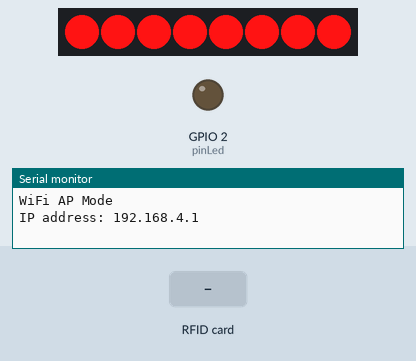
Bench run of a sketch on a simulated ESP32. On the bench: 8 RGB LEDs in strip order, left to right, output pins drawn as LEDs (lit = HIGH), the last lines printed to the serial monitor. The test bench sets the inputs (shaded band). Dim RGB values are drawn brighter than linear.

Above: at 1.13 s.
1.3 s: RFID card 7F E8 02 51 held to the reader
At 1.36 s:
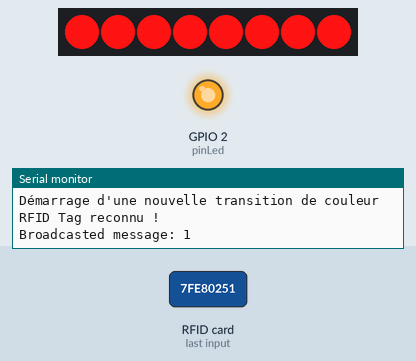
3.0 s: RFID card 7F E8 02 51 held to the reader
At 3.32 s:
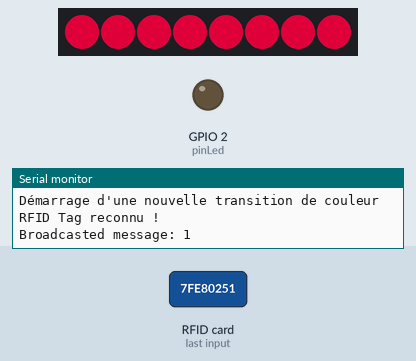
5.1 s: RFID card 5E 7A 19 C4 held to the reader
At 6.57 s:
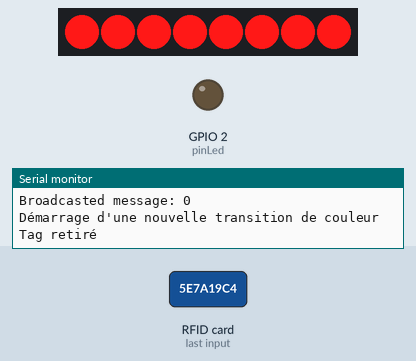
Timing chart, 0 to 12.8 s (numbered marks = the images above; inputs shaded):
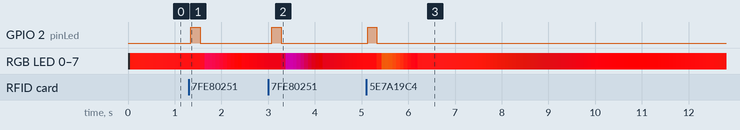

The sketch:

ESP32-DEV-Module.ino
```cpp
#include <Arduino.h>
#include <WiFi.h>
#include <WiFiUdp.h>
#include <Adafruit_NeoPixel.h>
#include <MFRC522.h>
#include <SPI.h>

/*
PIN MFRC522 :
SDA(SS) D5 GPIO5
SCK D18 GPIO18
MOSI D23 GPIO23/MOSI
MISO D19 GPIO19/MISO
IRQ NOt USE
GND to GND
RST D21 GPIO21
3.3V to 3.3V

PIN LED:
RED VIN/(5V)
Yellow D16 RX2/GPIO16
Black GND
*/

// Network credentials
const char* ssid = "Compsognathus-Network";
const char* password = "Compsognathus-Password";

const unsigned int localUdpPort = 4210;
WiFiUDP udp;

const uint8_t EXPECTED_UID[] = {0x7F, 0xE8, 0x02, 0x51};
const uint8_t EXPECTED_UID_SIZE = sizeof(EXPECTED_UID);

const int pinLed = 2;

// Définition des broches SPI pour ESP32
#define SS_PIN  5
#define RST_PIN 21
#define MOSI  23
#define MISO 19
#define SCK  18

MFRC522 RfChip(SS_PIN, RST_PIN);

#define PIN_WS2812B 16  // The ESP32 pin GPIO16 connected to WS2812B
#define NUM_PIXELS 8   // The number of LEDs (pixels) on WS2812B LED strip
Adafruit_NeoPixel ws2812b(NUM_PIXELS, PIN_WS2812B, NEO_GRB + NEO_KHZ800);

// Couleurs de base
#define BASE_COLOR_RED    0xFF0000  // Rouge pour aucun tag
#define BASE_COLOR_GREEN  0x00FF00  // Vert pour tag non reconnu
#define BASE_COLOR_BLUE   0x0000FF  // Bleu pour tag reconnu

// Paramètres d'animation des couleurs statiques
// AJUSTEZ CETTE VALEUR POUR CONTRÔLER L'INTENSITÉ DE L'ANIMATION (0.0 = désactivée, 1.0 = maximum)
float COLOR_VARIATION_INTENSITY = 0.5;  // 15% de variation par défaut

// Variables pour suivre l'état du tag
uint8_t lastTagUID[10] = {0};
uint8_t lastTagSize = 0;
bool tagPresent = false;
bool messageSent = false;
unsigned long lastRFIDCheck = 0;
const unsigned long RFID_CHECK_INTERVAL = 50; // ms entre les vérifications RFID

// Variables pour la transition de couleur
uint32_t currentBaseColor = BASE_COLOR_RED;
uint32_t targetBaseColor = BASE_COLOR_RED;
unsigned long transitionStartTime = 0;
const unsigned long TRANSITION_DURATION = 800; // Durée de transition en ms (augmentée pour plus de fluidité)
bool isTransitioning = false;

// Déclarer des Tasks pour ESP32
TaskHandle_t LEDUpdateTask;

void setup() {
  Serial.begin(115200);
  SPI.begin(SCK, MISO, MOSI, SS_PIN);
  RfChip.PCD_Init();

  ws2812b.begin();
  ws2812b.clear();
  for (int i = 0; i < NUM_PIXELS; i++) {
    ws2812b.setPixelColor(i, ws2812b.Color(255, 0, 0));
  }
  ws2812b.show();

  pinMode(pinLed, OUTPUT);
  WiFi.softAP(ssid, password, 1, false);
  udp.begin(localUdpPort);

  Serial.println("\nWiFi AP Mode");
  Serial.print("IP address: ");
  Serial.println(WiFi.softAPIP());

  // Créer une tâche séparée pour la mise à jour des LEDs
  xTaskCreatePinnedToCore(
    updateLEDsTask,   // Fonction de tâche
    "LEDUpdate",      // Nom pour débogage
    4096,             // Taille de la pile
    NULL,             // Paramètres de la tâche
    1,                // Priorité
    &LEDUpdateTask,   // Handle de la tâche
    0);               // Core où exécuter (0 pour ESP32)
}

void broadcastMessage(const char* message) {
  IPAddress localIp = WiFi.softAPIP();
  IPAddress broadcastIp(localIp[0], localIp[1], localIp[2], 255);
  udp.beginPacket(broadcastIp, localUdpPort);
  udp.write((const uint8_t*)message, strlen(message));
  udp.endPacket();
  Serial.printf("Broadcasted message: %s\n", message);
}

bool compareUID(uint8_t* uid1, uint8_t size1, const uint8_t* uid2, uint8_t size2) {
  if (size1 != size2) return false;
  for (uint8_t i = 0; i < size1; i++) {
    if (uid1[i] != uid2[i]) return false;
  }
  return true;
}

bool isSameTag(uint8_t* uid1, uint8_t size1, uint8_t* uid2, uint8_t size2) {
  return compareUID(uid1, size1, uid2, size2);
}

// Fonction d'easing quadratique pour des transitions douces
float easeInOutQuad(float t) {
  return t < 0.5 ? 2 * t * t : 1 - pow(-2 * t + 2, 2) / 2;
}

// Extraire les composantes RGB d'une couleur 32 bits
void getRGB(uint32_t color, uint8_t &r, uint8_t &g, uint8_t &b) {
  r = (color >> 16) & 0xFF;
  g = (color >> 8) & 0xFF;
  b = color & 0xFF;
}

// Fonction pour démarrer une transition vers une nouvelle couleur
void startColorTransition(uint32_t newTargetColor) {
  if (targetBaseColor != newTargetColor) {
    currentBaseColor = calculateBaseTransitionColor(); // Capture la couleur actuelle réelle
    targetBaseColor = newTargetColor;
    transitionStartTime = millis();
    isTransitioning = true;
    Serial.println("Démarrage d'une nouvelle transition de couleur");
  }
}

// Fonction pour calculer la couleur de base intermédiaire lors d'une transition
uint32_t calculateBaseTransitionColor() {
  if (!isTransitioning) {
    return targetBaseColor;
  }

  unsigned long currentTime = millis();
  unsigned long elapsedTime = currentTime - transitionStartTime;

  // Si la transition est terminée
  if (elapsedTime >= TRANSITION_DURATION) {
    isTransitioning = false;
    return targetBaseColor;
  }

  // Calculer la progression de la transition (0.0 à 1.0) avec easing
  float rawProgress = (float)elapsedTime / TRANSITION_DURATION;
  float progress = easeInOutQuad(rawProgress); // Applique l'easing pour une transition plus douce

  // Extraire les composantes RGB des couleurs de départ et d'arrivée
  uint8_t startR, startG, startB;
  uint8_t endR, endG, endB;

  getRGB(currentBaseColor, startR, startG, startB);
  getRGB(targetBaseColor, endR, endG, endB);

  // Calculer les composantes intermédiaires
  uint8_t r = startR + (endR - startR) * progress;
  uint8_t g = startG + (endG - startG) * progress;
  uint8_t b = startB + (endB - startB) * progress;

  return ws2812b.Color(r, g, b);
}

// Applique une variation animée à une couleur de base
// Applique une variation animée à une couleur de base
uint32_t applyColorAnimation(uint32_t baseColor) {
  // Calculer des valeurs sinusoïdales qui oscillent entre -1 et 1 basées sur le temps
  float phase1 = (float)(millis() % 5000) / 5000.0f * 2 * PI;
  float phase2 = (float)(millis() % 7000) / 7000.0f * 2 * PI; // Cycle différent pour plus de variété
  float sinValue = sin(phase1);
  float cosValue = cos(phase2);

  // Extraire les composantes RGB de la couleur de base
  uint8_t baseR, baseG, baseB;
  getRGB(baseColor, baseR, baseG, baseB);

  // Déterminer la composante dominante et sa valeur
  uint8_t dominantValue = max(max(baseR, baseG), baseB);

  // Calculer des variations pour chaque composante
  int r, g, b;

  // Pour le rouge
  if (baseR > 0) {
    // Si le rouge existe déjà, faire varier sa valeur
    r = baseR * (1.0f + sinValue * COLOR_VARIATION_INTENSITY * 0.7f);
  } else {
    // Si le rouge est à 0, ajouter une petite quantité pour l'animation
    r = dominantValue * COLOR_VARIATION_INTENSITY * 0.2f * (0.5f + 0.5f * sinValue);
  }

  // Pour le vert
  if (baseG > 0) {
    // Si le vert existe déjà, faire varier sa valeur
    g = baseG * (1.0f + cosValue * COLOR_VARIATION_INTENSITY * 0.7f);
  } else {
    // Si le vert est à 0, ajouter une petite quantité pour l'animation
    g = dominantValue * COLOR_VARIATION_INTENSITY * 0.2f * (0.5f + 0.5f * cosValue);
  }

  // Pour le bleu
  if (baseB > 0) {
    // Si le bleu existe déjà, faire varier sa valeur
    b = baseB * (1.0f + (sinValue * cosValue) * COLOR_VARIATION_INTENSITY * 0.7f);
  } else {
    // Si le bleu est à 0, ajouter une petite quantité pour l'animation
    b = dominantValue * COLOR_VARIATION_INTENSITY * 0.2f * (0.5f + 0.5f * (sinValue * cosValue));
  }

  // S'assurer que les valeurs restent dans la plage 0-255
  r = constrain(r, 0, 255);
  g = constrain(g, 0, 255);
  b = constrain(b, 0, 255);

  return ws2812b.Color(r, g, b);
}

// Tâche dédiée pour la mise à jour des LEDs
void updateLEDsTask(void * parameter) {
  while (true) {
    // Obtenir la couleur de base (statique ou en transition)
    uint32_t baseColor = calculateBaseTransitionColor();

    // Appliquer l'animation à cette couleur de base
    uint32_t animatedColor = applyColorAnimation(baseColor);

    for (int i = 0; i < NUM_PIXELS; i++) {
      ws2812b.setPixelColor(i, animatedColor);
    }
    ws2812b.show();

    // Délai très court pour des mises à jour ultra-fluides
    vTaskDelay(10 / portTICK_PERIOD_MS);
  }
}

void checkRFID() {
  // Vérifier si un tag est présent
  if (RfChip.PICC_IsNewCardPresent() && RfChip.PICC_ReadCardSerial()) {
    // Un tag est détecté

    // Si c'est un nouveau tag ou si un tag différent est présenté
    if (!tagPresent || !isSameTag(RfChip.uid.uidByte, RfChip.uid.size, lastTagUID, lastTagSize)) {
      // Mémoriser ce tag comme le dernier détecté
      memcpy(lastTagUID, RfChip.uid.uidByte, RfChip.uid.size);
      lastTagSize = RfChip.uid.size;
      tagPresent = true;
      messageSent = false; // Réinitialiser l'état d'envoi pour un nouveau tag

      Serial.print("Nouveau tag détecté: ");
      for (byte i = 0; i < RfChip.uid.size; i++) {
          Serial.print(RfChip.uid.uidByte[i], HEX);
          Serial.print(" ");
      }
      Serial.println();
    }

    // Configuration de la couleur et envoi du message si nécessaire
    if (compareUID(RfChip.uid.uidByte, RfChip.uid.size, EXPECTED_UID, EXPECTED_UID_SIZE)) {
      // Tag reconnu - BLEU
      startColorTransition(BASE_COLOR_BLUE);

      if (!messageSent) {
        Serial.println("RFID Tag reconnu !");
        digitalWrite(pinLed, HIGH);
        broadcastMessage("1");
        delay(200); // Bref délai pour le clignotement de la LED
        digitalWrite(pinLed, LOW);
        messageSent = true;
      }
    } else {
      // Tag non reconnu - VERT
      startColorTransition(BASE_COLOR_GREEN);

      if (!messageSent) {
        Serial.println("Tag non reconnu !");
        digitalWrite(pinLed, HIGH);
        broadcastMessage("0");
        delay(200); // Bref délai pour le clignotement de la LED
        digitalWrite(pinLed, LOW);
        messageSent = true;
      }
    }

    RfChip.PICC_HaltA();  // Arrêter la communication avec le tag RFID
  } else {
    // Vérifier si le tag a été retiré
    if (tagPresent) {
      if (!RfChip.PICC_IsNewCardPresent()) {
        // Le tag a été retiré
        startColorTransition(BASE_COLOR_RED);
        tagPresent = false;
        messageSent = false;
        Serial.println("Tag retiré");
      }
    }
  }
}

void loop() {
  unsigned long currentMillis = millis();

  // Vérifier le lecteur RFID à des intervalles réguliers
  if (currentMillis - lastRFIDCheck >= RFID_CHECK_INTERVAL) {
    lastRFIDCheck = currentMillis;
    checkRFID();
    RfChip.PCD_Init(); // Réinitialiser le lecteur RFID
  }

  // Délai minimal pour céder le CPU à d'autres tâches
  delay(5);
}
```

Measured:
- after the input at 1.3 s, GPIO 2 (pinLed): LOW → HIGH at once, → LOW 0.20 s later
- after the input at 3.0 s, GPIO 2 (pinLed): LOW → HIGH after 0.07 s, → LOW 0.20 s later
- after the input at 5.1 s, GPIO 2 (pinLed): LOW → HIGH at once, → LOW 0.20 s later
